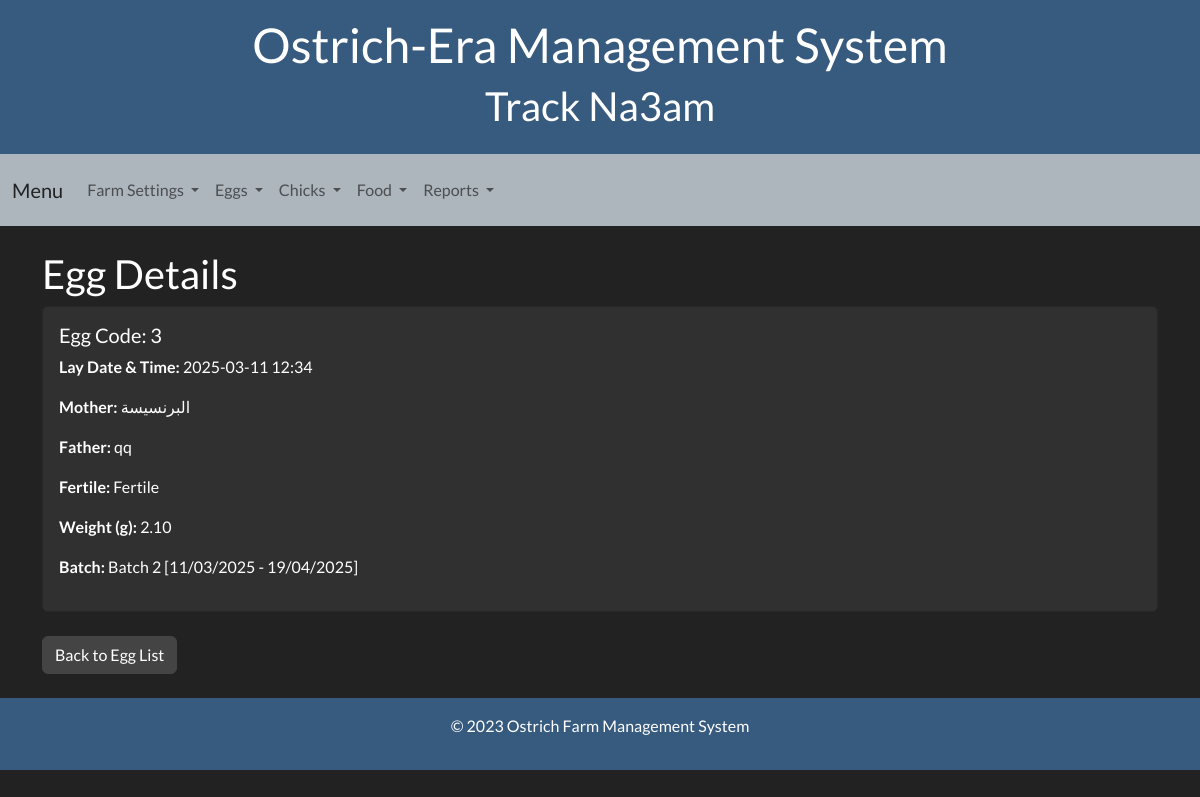
Before: /egg-detail/3/ with the older database file.
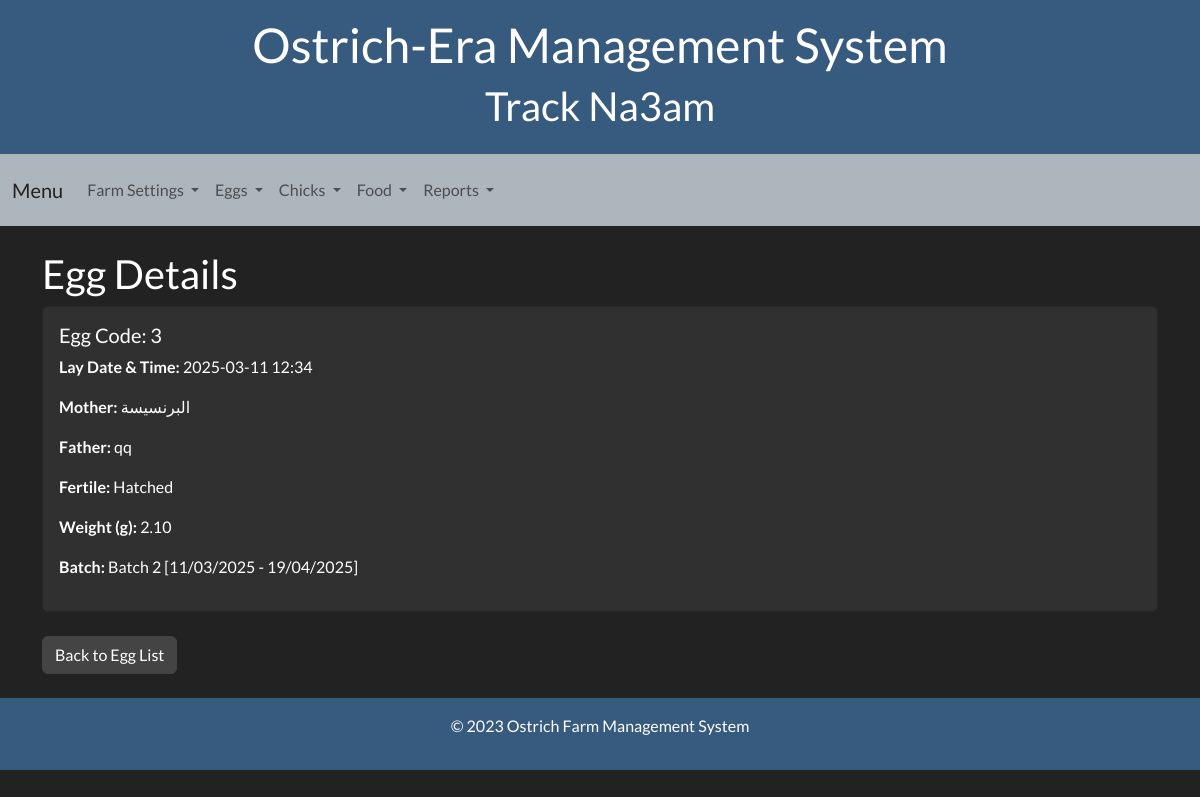
After: the same page with the newer database file.
### ostrich/models.py (models this page shows, shortened)
class Egg(models.Model):
    egg_code = models.CharField(max_length=50, unique=True)
    lay_date_time = models.DateTimeField(default=timezone.now)
    mother = models.ForeignKey('Ostrich', on_delete=models.PROTECT, related_name='eggs_laid', null=True, blank=True)
    father = models.ForeignKey('Ostrich', on_delete=models.PROTECT, related_name='eggs_fathered', null=True, blank=True)
    fertile = models.CharField(
        max_length=20,
        default='Waiting First Check',
        choices=[
            ('Waiting First Check', 'Waiting First Check'),
            ('Fertile', 'Fertile'),
            ('Not Fertile', 'Not Fertile')
        ]
    )
    weight = models.DecimalField(max_digits=5, decimal_places=2, null=True, blank=True)
    batch = models.ForeignKey('Batch', on_delete=models.SET_NULL, null=True, blank=True, related_name='eggs')

class Ostrich(models.Model):
    gender_choices= (
        ('male','male'),
        ('female','female')
    )
    family = models.ForeignKey(Family, on_delete=models.CASCADE, related_name='ostriches')
    name = models.CharField(max_length=100)
    age = models.IntegerField(blank=True, null=True)
    gender = models.CharField(max_length= 100, choices = gender_choices, null=True)

class Batch(models.Model):
    creation_date = models.DateTimeField(default=timezone.now)
    first_check_date = models.DateTimeField(blank=True, null=True)
    finish_date = models.DateTimeField(blank=True, null=True)
    batch_code = models.CharField(max_length=100, unique=True, blank=True)

### ostrich/views.py (the view)
# urls.py: path('egg-detail/<str:egg_code>/', views.egg_detail, name='egg_detail'),
def egg_detail(request, egg_code):
    egg = get_object_or_404(Egg, egg_code=egg_code)
    return render(request, 'eggs/egg_detail.html', {'egg': egg})

### templates/eggs/egg_detail.html
{% extends 'base.html' %}
{% block content %}
<h2>Egg Details</h2>
<div class="card">
    <div class="card-body">
        <h5 class="card-title">Egg Code: {{ egg.egg_code }}</h5>
        <p><strong>Lay Date & Time:</strong> {{ egg.lay_date_time|date:"Y-m-d H:i" }}</p>
        <p><strong>Mother:</strong> {{ egg.mother.name|default:"N/A" }}</p>
        <p><strong>Father:</strong> {{ egg.father.name|default:"N/A" }}</p>
        <p><strong>Fertile:</strong> {{ egg.fertile }}</p>
        <p><strong>Weight (g):</strong> {{ egg.weight|default:"N/A" }}</p>
        <p><strong>Batch:</strong>
            {% if egg.batch %}
                {{ egg.batch.batch_code }}
            {% else %}
                Not in a batch
            {% endif %}
        </p>
    </div>
</div>
<div class="mt-4">
    <a href="{% url 'egg_list' %}" class="btn btn-secondary">Back to Egg List</a>
</div>
{% endblock %}

Changed rows visible on the page:
changed Egg "البرنسيسة": fertile "Fertile" → "Hatched"
